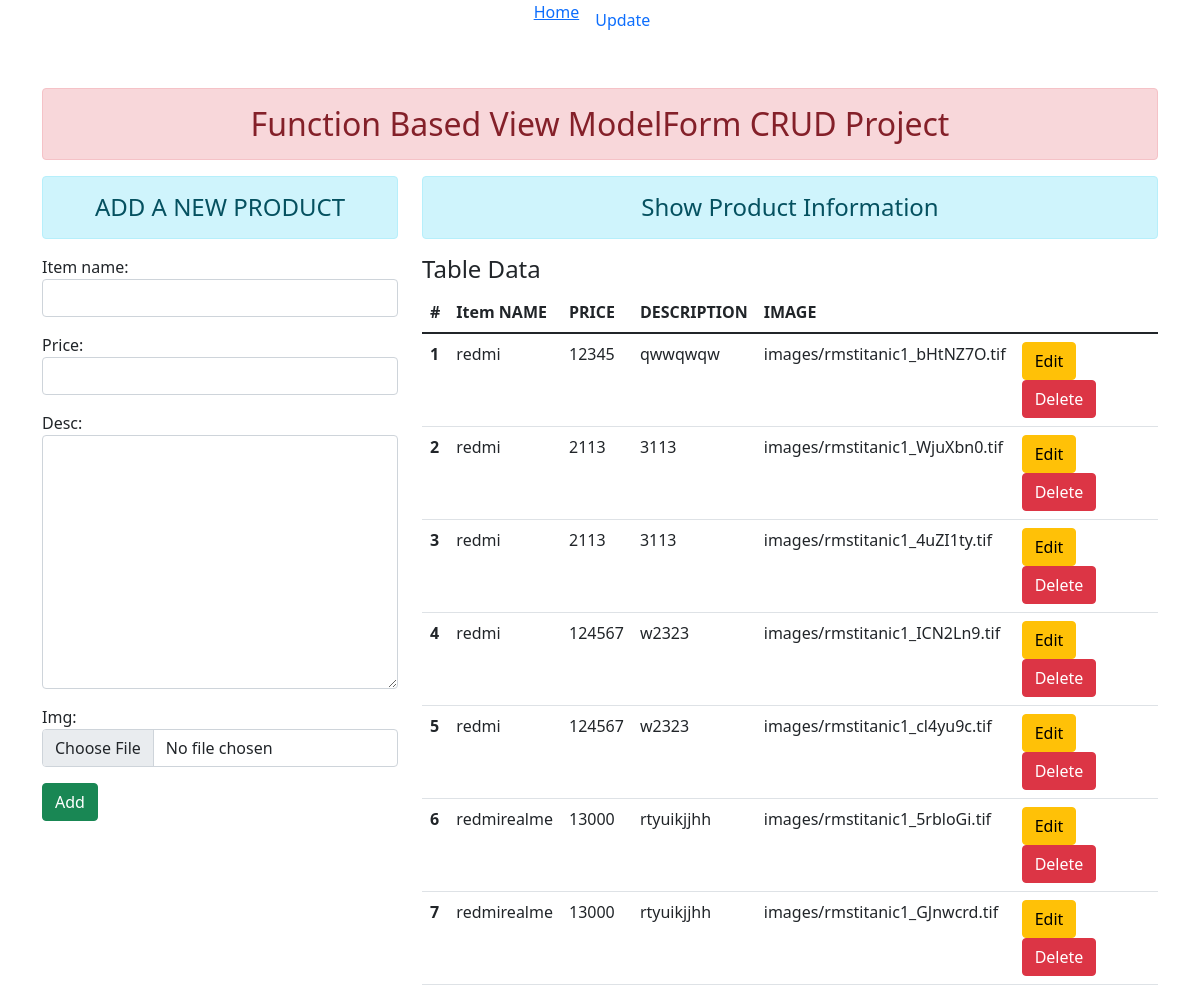
The page / on the database its author committed.
### application/models.py (models this page shows)
class pro(models.Model):
    item_name = models.CharField(max_length=70)
    price = models.IntegerField()
    desc = models.TextField()
    img = models.ImageField(upload_to='images')

### application/views.py (the view)
# urls.py: path('',views.add_show, name="addandshow"),
def add_show(request):
    if request.method == 'POST':
        display = pro.objects.all()
        fm = productpage(request.POST, request.FILES)
        if fm.is_valid():
            nm = fm.cleaned_data['item_name']
            pr = fm.cleaned_data['price']
            des = fm.cleaned_data['desc']
            im = fm.cleaned_data['img']
            reg = pro(item_name=nm,price=pr,desc=des,img=im)
            reg.save()
            fm = productpage()
    else:
         fm = productpage()
    display = pro.objects.all()
    return render(request, 'application/addandshow.html',{'form':fm, 'dis':display})

### application/forms.py
class productpage(forms.ModelForm):
    class Meta:
        model = pro
        fields = ['item_name','price','desc','img']
        widgets = {
            'item_name':forms.TextInput(attrs={'class': 'form-control'}),
            'price':forms.NumberInput(attrs={'class': 'form-control'}),
            'desc':forms.Textarea(attrs={'class': 'form-control'}),
            'img':forms.FileInput(attrs={'class': 'form-control'}),
        }

### application/templates/application/addandshow.html (shortened to what this page needs)
{% extends 'application/base.html' %}
{% block content %}
   <div class="row">
       <div class="col-sm-4">
            <h4 class="text-center alert alert-info">ADD A NEW PRODUCT</h4>
            <form  method="POST" enctype="multipart/form-data" >
                {{form.as_p}}
                <input type='submit' class='btn btn-success' value="Add"></input>
            </form>
            </div>
            <div class="col-sm-8 ">
                <h4 class='text-center alert alert-info'>Show Product Information</h4>
                {% if dis  %}
                <h4>Table Data</h4>
                <table class="table table-hover">
                    <thead>
                        <tr>
                            <th scope="col">#</th>
                            <th scope="col">Item NAME</th>
                            <th scope="col">PRICE</th>
                            <th scope="col">DESCRIPTION</th>
                            <th scope="col">IMAGE</th>
                        </tr>
                    </thead>
                    <tbody>
                    {% for sh in dis %}
                        <tr>
                        <th scope="row">{{sh.id}}</th>
                        <td>{{sh.item_name}}</td>
                        <td>{{sh.price}}</td>
                        <td>{{sh.desc}}</td>
                        <td>{{sh.img}}</td>
                        <td>
                            <form action="{% url 'updatedata' sh.id %}" method="post" class="d-inline">
                                <input type="submit" class="btn btn-warning" value="Edit">
                            </form>
                            <form action="{% url 'deletedata' sh.id %}" method="post" class="d-inline">
                                <input type="submit" class="btn btn-danger" value="Delete">
                            </form>
                        </td>
                        </tr>
                    {% endfor %}
                    </tbody>
                    </table>
                {% else %}
                <h4 class="text-center alert alert-warning">No Records</h4>
                {% endif %}
            </div>
        </div>
{% endblock content %}

### application/templates/application/base.html (shortened to what this page needs)
<!doctype html>
{% load static %}
<html lang="en">
  <head>
    <link href="https://cdn.jsdelivr.net/npm/bootstrap@5.1.3/dist/css/bootstrap.min.css" rel="stylesheet">
    <link rel="stylesheet" href="{% static 'application/css/bootstrap.css' %}"></link>
  </head>
  <body>
    <ul class="nav justify-content-center">
      <li class="nav-item">
        <a class="nav-link-Active" href="/">Home</a>
      </li>
      <li class="nav-item">
        <a class="nav-link" href="updatedata">Update</a>
      </li>
    </ul>
     <div class="container mt-5">
      <h2 class="text-center alert alert-danger">Function Based View ModelForm CRUD Project</h2>
      {% block content %}{% endblock content %}
    </div>
  </body>
</html>

### rows shown on the page
pro: id "1", item_name "redmi", price "12345", desc "qwwqwqw", img "images/rmstitanic1_bHtNZ7O.tif"
pro: id "2", item_name "redmi", price "2113", desc "3113", img "images/rmstitanic1_WjuXbn0.tif"
pro: id "3", item_name "redmi", price "2113", desc "3113", img "images/rmstitanic1_4uZI1ty.tif"
pro: id "4", item_name "redmi", price "124567", desc "w2323", img "images/rmstitanic1_ICN2Ln9.tif"
pro: id "5", item_name "redmi", price "124567", desc "w2323", img "images/rmstitanic1_cl4yu9c.tif"
pro: id "6", item_name "redmirealme", price "13000", desc "rtyuikjjhh", img "images/rmstitanic1_5rbloGi.tif"
pro: id "7", item_name "redmirealme", price "13000", desc "rtyuikjjhh", img "images/rmstitanic1_GJnwcrd.tif"
